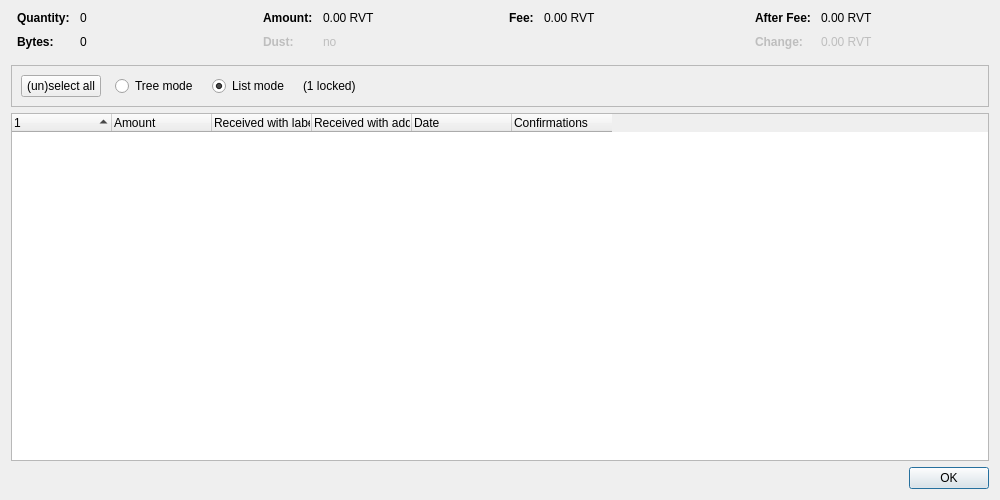
<?xml version="1.0" encoding="UTF-8"?>
<ui version="4.0">
 <class>CoinControlDialog</class>
 <widget class="QDialog" name="CoinControlDialog">
  <property name="geometry">
   <rect>
    <x>0</x>
    <y>0</y>
    <width>1000</width>
    <height>500</height>
   </rect>
  </property>
  <property name="windowTitle">
   <string>Coin Selection</string>
  </property>
  <layout class="QVBoxLayout" name="verticalLayout">
   <item>
    <layout class="QHBoxLayout" name="horizontalLayoutTop" stretch="0,0,0,0">
     <property name="topMargin">
      <number>0</number>
     </property>
     <property name="bottomMargin">
      <number>10</number>
     </property>
     <item>
      <layout class="QFormLayout" name="formLayoutCoinControl1">
       <property name="horizontalSpacing">
        <number>10</number>
       </property>
       <property name="verticalSpacing">
        <number>10</number>
       </property>
       <property name="leftMargin">
        <number>6</number>
       </property>
       <property name="rightMargin">
        <number>6</number>
       </property>
       <item row="0" column="0">
        <widget class="QLabel" name="labelCoinControlQuantityText">
         <property name="font">
          <font>
           <weight>75</weight>
           <bold>true</bold>
          </font>
         </property>
         <property name="text">
          <string>Quantity:</string>
         </property>
        </widget>
       </item>
       <item row="0" column="1">
        <widget class="QLabel" name="labelCoinControlQuantity">
         <property name="cursor">
          <cursorShape>IBeamCursor</cursorShape>
         </property>
         <property name="contextMenuPolicy">
          <enum>Qt::ActionsContextMenu</enum>
         </property>
         <property name="text">
          <string notr="true">0</string>
         </property>
         <property name="textInteractionFlags">
          <set>Qt::LinksAccessibleByMouse|Qt::TextSelectableByKeyboard|Qt::TextSelectableByMouse</set>
         </property>
        </widget>
       </item>
       <item row="1" column="0">
        <widget class="QLabel" name="labelCoinControlBytesText">
         <property name="font">
          <font>
           <weight>75</weight>
           <bold>true</bold>
          </font>
         </property>
         <property name="text">
          <string>Bytes:</string>
         </property>
        </widget>
       </item>
       <item row="1" column="1">
        <widget class="QLabel" name="labelCoinControlBytes">
         <property name="cursor">
          <cursorShape>IBeamCursor</cursorShape>
         </property>
         <property name="contextMenuPolicy">
          <enum>Qt::ActionsContextMenu</enum>
         </property>
         <property name="text">
          <string notr="true">0</string>
         </property>
         <property name="textInteractionFlags">
          <set>Qt::LinksAccessibleByMouse|Qt::TextSelectableByKeyboard|Qt::TextSelectableByMouse</set>
         </property>
        </widget>
       </item>
      </layout>
     </item>
     <item>
      <layout class="QFormLayout" name="formLayoutCoinControl2">
       <property name="horizontalSpacing">
        <number>10</number>
       </property>
       <property name="verticalSpacing">
        <number>10</number>
       </property>
       <property name="leftMargin">
        <number>6</number>
       </property>
       <property name="rightMargin">
        <number>6</number>
       </property>
       <item row="0" column="0">
        <widget class="QLabel" name="labelCoinControlAmountText">
         <property name="font">
          <font>
           <weight>75</weight>
           <bold>true</bold>
          </font>
         </property>
         <property name="text">
          <string>Amount:</string>
         </property>
        </widget>
       </item>
       <item row="0" column="1">
        <widget class="QLabel" name="labelCoinControlAmount">
         <property name="cursor">
          <cursorShape>IBeamCursor</cursorShape>
         </property>
         <property name="contextMenuPolicy">
          <enum>Qt::ActionsContextMenu</enum>
         </property>
         <property name="text">
          <string notr="true">0.00 RVT</string>
         </property>
         <property name="textInteractionFlags">
          <set>Qt::LinksAccessibleByMouse|Qt::TextSelectableByKeyboard|Qt::TextSelectableByMouse</set>
         </property>
        </widget>
       </item>
       <item row="1" column="0">
        <widget class="QLabel" name="labelCoinControlLowOutputText">
         <property name="enabled">
          <bool>false</bool>
         </property>
         <property name="font">
          <font>
           <weight>75</weight>
           <bold>true</bold>
          </font>
         </property>
         <property name="text">
          <string>Dust:</string>
         </property>
        </widget>
       </item>
       <item row="1" column="1">
        <widget class="QLabel" name="labelCoinControlLowOutput">
         <property name="enabled">
          <bool>false</bool>
         </property>
         <property name="cursor">
          <cursorShape>IBeamCursor</cursorShape>
         </property>
         <property name="contextMenuPolicy">
          <enum>Qt::ActionsContextMenu</enum>
         </property>
         <property name="text">
          <string notr="true">no</string>
         </property>
         <property name="textInteractionFlags">
          <set>Qt::LinksAccessibleByMouse|Qt::TextSelectableByKeyboard|Qt::TextSelectableByMouse</set>
         </property>
        </widget>
       </item>
      </layout>
     </item>
     <item>
      <layout class="QFormLayout" name="formLayoutCoinControl3">
       <property name="horizontalSpacing">
        <number>10</number>
       </property>
       <property name="verticalSpacing">
        <number>10</number>
       </property>
       <property name="leftMargin">
        <number>6</number>
       </property>
       <property name="rightMargin">
        <number>6</number>
       </property>
       <item row="0" column="0">
        <widget class="QLabel" name="labelCoinControlFeeText">
         <property name="font">
          <font>
           <weight>75</weight>
           <bold>true</bold>
          </font>
         </property>
         <property name="text">
          <string>Fee:</string>
         </property>
        </widget>
       </item>
       <item row="0" column="1">
        <widget class="QLabel" name="labelCoinControlFee">
         <property name="cursor">
          <cursorShape>IBeamCursor</cursorShape>
         </property>
         <property name="contextMenuPolicy">
          <enum>Qt::ActionsContextMenu</enum>
         </property>
         <property name="text">
          <string notr="true">0.00 RVT</string>
         </property>
         <property name="textInteractionFlags">
          <set>Qt::LinksAccessibleByMouse|Qt::TextSelectableByKeyboard|Qt::TextSelectableByMouse</set>
         </property>
        </widget>
       </item>
      </layout>
     </item>
     <item>
      <layout class="QFormLayout" name="formLayoutCoinControl4">
       <property name="horizontalSpacing">
        <number>10</number>
       </property>
       <property name="verticalSpacing">
        <number>10</number>
       </property>
       <property name="leftMargin">
        <number>6</number>
       </property>
       <property name="rightMargin">
        <number>6</number>
       </property>
       <item row="0" column="0">
        <widget class="QLabel" name="labelCoinControlAfterFeeText">
         <property name="font">
          <font>
           <weight>75</weight>
           <bold>true</bold>
          </font>
         </property>
         <property name="text">
          <string>After Fee:</string>
         </property>
        </widget>
       </item>
       <item row="0" column="1">
        <widget class="QLabel" name="labelCoinControlAfterFee">
         <property name="cursor">
          <cursorShape>IBeamCursor</cursorShape>
         </property>
         <property name="contextMenuPolicy">
          <enum>Qt::ActionsContextMenu</enum>
         </property>
         <property name="text">
          <string notr="true">0.00 RVT</string>
         </property>
         <property name="textInteractionFlags">
          <set>Qt::LinksAccessibleByMouse|Qt::TextSelectableByKeyboard|Qt::TextSelectableByMouse</set>
         </property>
        </widget>
       </item>
       <item row="1" column="0">
        <widget class="QLabel" name="labelCoinControlChangeText">
         <property name="enabled">
          <bool>false</bool>
         </property>
         <property name="font">
          <font>
           <weight>75</weight>
           <bold>true</bold>
          </font>
         </property>
         <property name="text">
          <string>Change:</string>
         </property>
        </widget>
       </item>
       <item row="1" column="1">
        <widget class="QLabel" name="labelCoinControlChange">
         <property name="enabled">
          <bool>false</bool>
         </property>
         <property name="cursor">
          <cursorShape>IBeamCursor</cursorShape>
         </property>
         <property name="contextMenuPolicy">
          <enum>Qt::ActionsContextMenu</enum>
         </property>
         <property name="text">
          <string notr="true">0.00 RVT</string>
         </property>
         <property name="textInteractionFlags">
          <set>Qt::LinksAccessibleByMouse|Qt::TextSelectableByKeyboard|Qt::TextSelectableByMouse</set>
         </property>
        </widget>
       </item>
      </layout>
     </item>
    </layout>
   </item>
   <item>
    <widget class="QFrame" name="frame">
     <property name="minimumSize">
      <size>
       <width>0</width>
       <height>40</height>
      </size>
     </property>
     <property name="frameShape">
      <enum>QFrame::StyledPanel</enum>
     </property>
     <property name="frameShadow">
      <enum>QFrame::Sunken</enum>
     </property>
     <layout class="QHBoxLayout" name="horizontalLayout">
      <item>
       <layout class="QHBoxLayout" name="horizontalLayoutPanel" stretch="0,0,0,0,0">
        <property name="spacing">
         <number>14</number>
        </property>
        <item>
         <widget class="QPushButton" name="pushButtonSelectAll">
          <property name="sizePolicy">
           <sizepolicy hsizetype="Maximum" vsizetype="Fixed">
            <horstretch>0</horstretch>
            <verstretch>0</verstretch>
           </sizepolicy>
          </property>
          <property name="text">
           <string>(un)select all</string>
          </property>
          <property name="autoDefault">
           <bool>false</bool>
          </property>
         </widget>
        </item>
        <item>
         <widget class="QRadioButton" name="radioTreeMode">
          <property name="sizePolicy">
           <sizepolicy hsizetype="Maximum" vsizetype="Fixed">
            <horstretch>0</horstretch>
            <verstretch>0</verstretch>
           </sizepolicy>
          </property>
          <property name="text">
           <string>Tree mode</string>
          </property>
         </widget>
        </item>
        <item>
         <widget class="QRadioButton" name="radioListMode">
          <property name="sizePolicy">
           <sizepolicy hsizetype="Maximum" vsizetype="Fixed">
            <horstretch>0</horstretch>
            <verstretch>0</verstretch>
           </sizepolicy>
          </property>
          <property name="text">
           <string>List mode</string>
          </property>
          <property name="checked">
           <bool>true</bool>
          </property>
         </widget>
        </item>
        <item>
         <widget class="QLabel" name="labelLocked">
          <property name="text">
           <string notr="true">(1 locked)</string>
          </property>
         </widget>
        </item>
        <item>
         <spacer name="horizontalSpacer">
          <property name="orientation">
           <enum>Qt::Horizontal</enum>
          </property>
          <property name="sizeHint" stdset="0">
           <size>
            <width>40</width>
            <height>20</height>
           </size>
          </property>
         </spacer>
        </item>
       </layout>
      </item>
     </layout>
    </widget>
   </item>
   <item>
    <widget class="CoinControlTreeWidget" name="treeWidget">
     <property name="contextMenuPolicy">
      <enum>Qt::CustomContextMenu</enum>
     </property>
     <property name="sortingEnabled">
      <bool>false</bool>
     </property>
     <property name="columnCount">
      <number>6</number>
     </property>
     <attribute name="headerShowSortIndicator" stdset="0">
      <bool>true</bool>
     </attribute>
     <attribute name="headerStretchLastSection">
      <bool>false</bool>
     </attribute>
     <column>
      <property name="text">
       <string/>
      </property>
     </column>
     <column>
      <property name="text">
       <string>Amount</string>
      </property>
     </column>
     <column>
      <property name="text">
       <string>Received with label</string>
      </property>
     </column>
     <column>
      <property name="text">
       <string>Received with address</string>
      </property>
     </column>
     <column>
      <property name="text">
       <string>Date</string>
      </property>
     </column>
     <column>
      <property name="text">
       <string>Confirmations</string>
      </property>
      <property name="toolTip">
       <string>Confirmed</string>
      </property>
     </column>
     <column>
      <property name="text">
       <string/>
      </property>
     </column>
     <column>
      <property name="text">
       <string/>
      </property>
     </column>
     <column>
      <property name="text">
       <string/>
      </property>
     </column>
     <column>
      <property name="text">
       <string/>
      </property>
     </column>
    </widget>
   </item>
   <item>
    <widget class="QDialogButtonBox" name="buttonBox">
     <property name="orientation">
      <enum>Qt::Horizontal</enum>
     </property>
     <property name="standardButtons">
      <set>QDialogButtonBox::Ok</set>
     </property>
    </widget>
   </item>
  </layout>
 </widget>
 <customwidgets>
  <customwidget>
   <class>CoinControlTreeWidget</class>
   <extends>QTreeWidget</extends>
   <header>qt/coincontroltreewidget.h</header>
  </customwidget>
 </customwidgets>
 <resources/>
 <connections/>
</ui>
